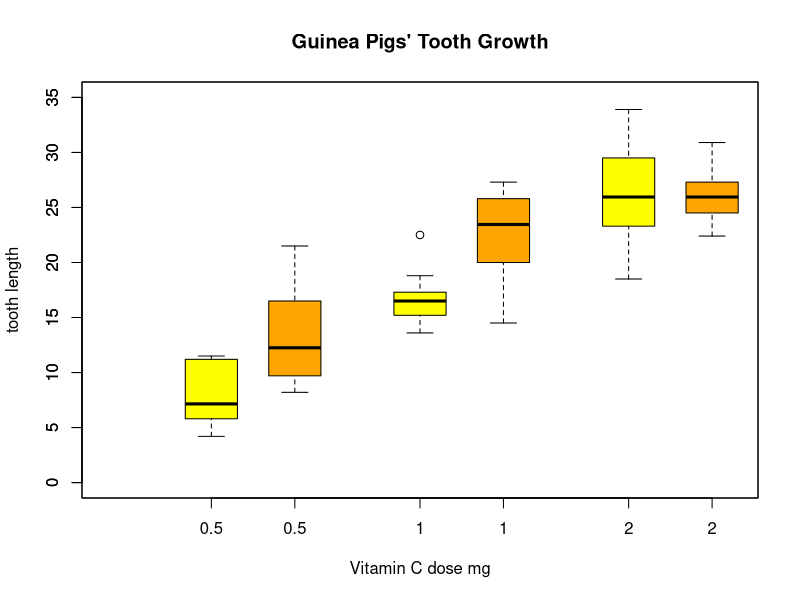

Generate this figure with R:
pdf("boxplot.pdf", paper = "letter", horizontal = FALSE)
data(ToothGrowth)
boxplot(len ~ dose, data = ToothGrowth, boxwex = 0.25, 
    at = 1:3 - 0.2, subset = supp == "VC", col = "yellow", main = "Guinea Pigs' Tooth Growth", 
    xlab = "Vitamin C dose mg", ylab = "tooth length", ylim = c(0, 
        35))
boxplot(len ~ dose, data = ToothGrowth, add = TRUE, 
    boxwex = 0.25, at = 1:3 + 0.2, subset = supp == "OJ", col = "orange")
dev.off()
